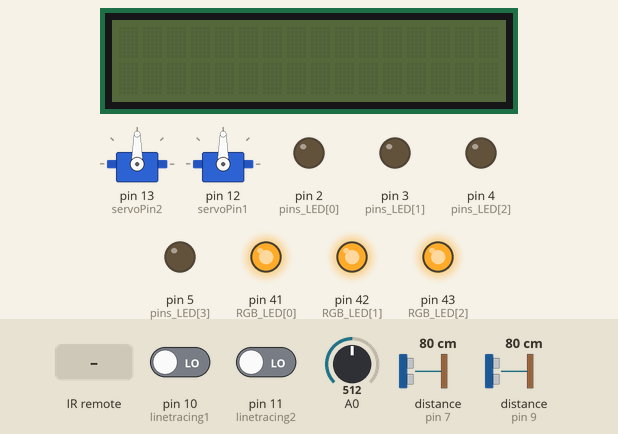
This sketch was run on a simulated Arduino Mega 2560, built with avr-gcc and run on an emulated ATmega2560. On the bench: 2 × servo, 16×2 character LCD, output pins drawn as LEDs (lit = HIGH). The inputs (shaded band) are chosen by the test bench; at power-on: distance to the obstacle (sensors on pin 7, pin 9) 80 cm, A0 = 512, pin 10 (linetracing1) LOW, pin 11 (linetracing2) LOW. The echo pulse lasts 58.3 µs per cm; pins used as bus, display or sensor lines are not drawn; what the sketch prints to the serial monitor is not drawn.

Above: at 1.2 s.
1.3 s: infrared code 0xFF30CF received
At 2.1 s:
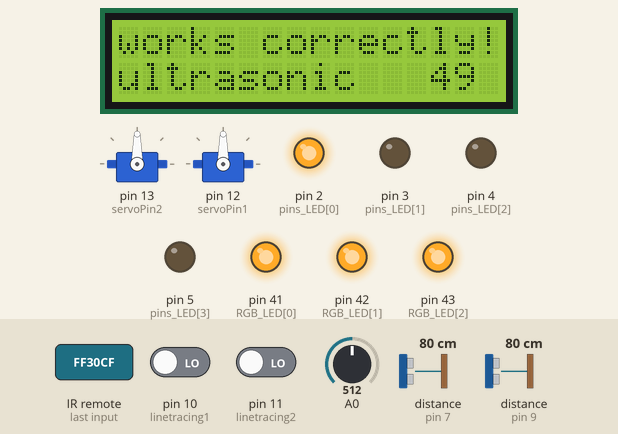
4.3 s: distance to the obstacle (sensor on pin 7) set to 2 cm
At 4.9 s:
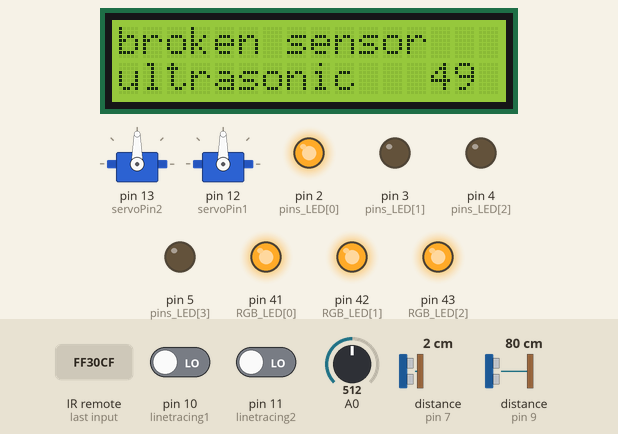
7.3 s: A0 set to 716
At 8.3 s:
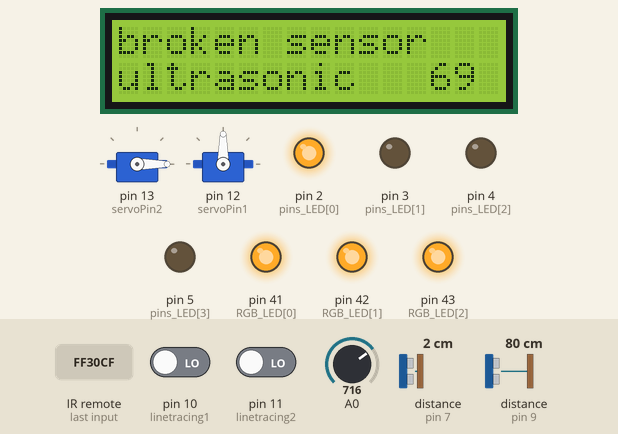
10.3 s: infrared code 0xFF18E7 received
At 12.7 s:
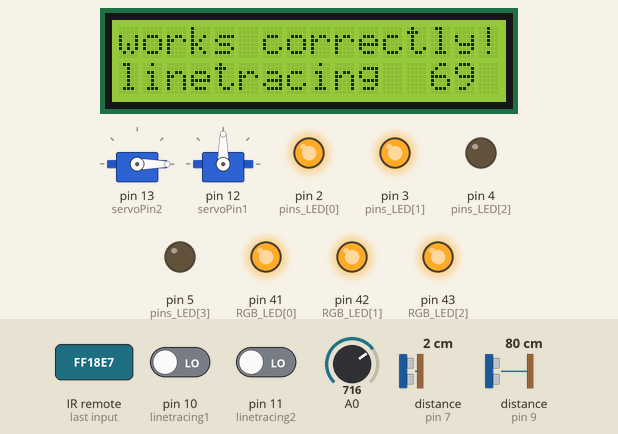
13.3 s: A0 set to 900
At 15.0 s:
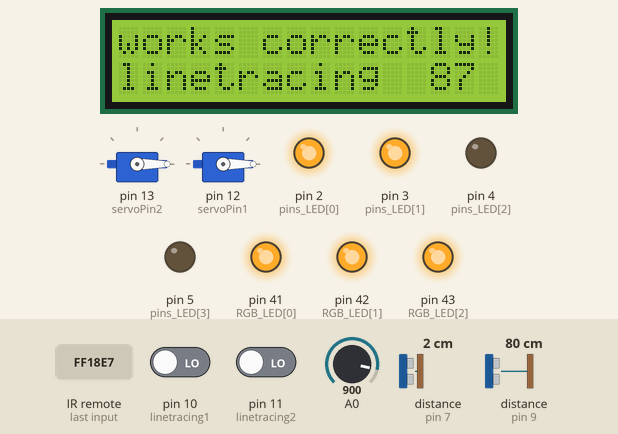
16.3 s: A0 set to 1023
At 17.2 s:
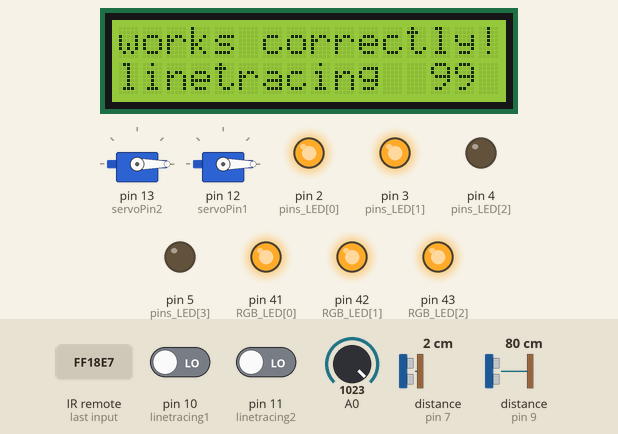
Timing chart, 0 to 20.3 s (numbered marks = the images above; inputs shaded):
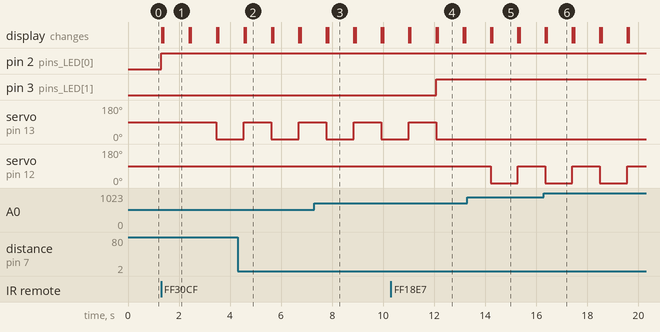

Measured:
- after the input at 1.3 s, pin 2 (pins_LED[0]): LOW → HIGH at once; servo on pin 13 (servoPin2): 90° → 0° after 2.2 s; the display: first changes at once (image 1 shows a later state)
- after the input at 4.3 s, the display: first differs from a run without the input after 0.32 s (image 2)
- after the input at 7.3 s, the display: first differs from a run without the input after 0.54 s (image 3)
- after the input at 10.3 s, pin 3 (pins_LED[1]): LOW → HIGH after 1.8 s
- after the input at 13.3 s, the display: first differs from a run without the input after 0.98 s (image 5)
- after the input at 16.3 s, the display: first differs from a run without the input after 0.12 s (image 6)
- by itself, servo on pin 12 (servoPin1): alternates 90° for 1.1 s and 0° for 1.1 s

The sketch:

code.ino
```cpp
#include <LiquidCrystal.h>
#include <Servo.h>
#include <IRremote.h>
//가변저항 a0
//air 57,58 y,n
//illum 55,56
Servo myServo;
Servo myServo2;
int servoPin1 = 12;
int servoPin2 = 13;
int buttons[] = {14, 15, 16, 17,18}; // 버튼 연결 핀
int pins_LED[] = {2, 3, 4, 5};
int trigPin_y = 6;
int echoPin_y = 7;
int trigPin_n = 8;
int echoPin_n = 9;
int linetracing1 = 10;
int linetracing2 = 11;
int state = -1;
int angle =0;
int angle1=0;
int RGB_LED[]={41,42,43};

LiquidCrystal lcd(44, 45, 46, 47, 48, 49);

int IRpin = 22;
IRrecv irrecv(IRpin);
decode_results results;

void setup() {
  Serial.begin(9600); // 시리얼 통신 초기화
  for (int i = 0; i < 5; i++) { // 버튼 연결 핀을 입력으로 설정
    pinMode(buttons[i], INPUT);
    digitalWrite(buttons[i],LOW);
  }
  for (int i = 0; i < 4; i++) {
    pinMode(pins_LED[i], OUTPUT);
    digitalWrite(pins_LED[i], LOW);
  }
  for (int i = 0; i < 3; i++) {
    pinMode(RGB_LED[i], OUTPUT);
    digitalWrite(RGB_LED[i],HIGH);
  }

  pinMode(trigPin_y, OUTPUT);
  pinMode(echoPin_y, INPUT);
  pinMode(trigPin_n, OUTPUT);
  pinMode(echoPin_n, INPUT);
  myServo.attach(servoPin2);
  myServo2.attach(servoPin1);
  pinMode(linetracing1,INPUT);
  pinMode(linetracing2,INPUT);
//digitalWrite(linetracing1,LOW);
//digitalWrite(linetracing2,LOW);
  irrecv.enableIRIn();
  //lcd.noDisplay();
}


void textLCD(int a,int b,int c){
  lcd.clear();
  lcd.begin(16, 2);

  if (a==1){
    lcd.setCursor(0,1);
    if (c==0){
      lcd.print("ultrasonic");
    }
    if (c==1){
      lcd.print("illuminance");
    }
    if (c==2){
      lcd.print("linetracing");
    }
    if (c==3){
      lcd.print("air");
    }
    lcd.setCursor(13,1);
    lcd.print(b);
    lcd.setCursor(0,0);
    lcd.print("works correctly!");
  }else{
    lcd.setCursor(0,1);
    if (c==0){
      lcd.print("ultrasonic");
    }
    if (c==1){
      lcd.print("illuminance");
    }
    if (c==2){
      lcd.print("linetracing");
    }
    if (c==3){
      lcd.print("air");
    }
    lcd.setCursor(13,1);
    lcd.print(b);
    lcd.setCursor(0,0);
    lcd.print("broken sensor");
  }

}

void show_linetracing(int a,int b){
  if(a==1){
    int trace_y = digitalRead(linetracing1);
    int trace_n = digitalRead(linetracing2);
    Serial.print(trace_y);
    Serial.print(trace_n);
    if (abs(trace_y-trace_n)<=b){
      textLCD(1,b,2);
    }else{
      textLCD(2,b,2);
    }
  }
}

void show_ultrasonic(int a,int b){
  if (a==1){

    digitalWrite(trigPin_y, HIGH);
    digitalWrite(trigPin_y, LOW);

    float duration_y = pulseIn(echoPin_y, HIGH);
    float distance_y = duration_y * 340 / 10000 / 2;

    digitalWrite(trigPin_n, HIGH);
    digitalWrite(trigPin_n, LOW);

    float duration_n = pulseIn(echoPin_n, HIGH);
    float distance_n = duration_n * 340 / 10000 / 2;
    Serial.println(duration_y);
    Serial.println(duration_n);
    if (abs(distance_y-distance_n)<=b){
      textLCD(1,b,0);
    }else{
      textLCD(2,b,0);
    }
  }
}
void show_illum(int a,int b){

  int reading1 = analogRead(55);
  int reading2 = analogRead(56);

  if (abs(reading1-reading2)<=b){
    textLCD(1,b,1);
  }else{
    textLCD(2,b,1);
  }
}
void air(int a,int b){

  int value_y = analogRead(57);
  int value_n = analogRead(58);

  if (abs(value_y-value_n)<=b){
    textLCD(1,b,3);
  }else{
    textLCD(2,b,3);
  }
}

void show_angle(int a){
  if (a==1){
    if (angle == 90) {
      angle = 0;
    }
    else if (angle == 0) {
      angle = 90;
    }
    myServo.write(angle);
  }
if (a==2){
    if (angle1 == 90) {
      angle1 = 0;
    }
    else if (angle1 == 0) {
      angle1 = 90;
    }
    myServo2.write(angle1);
  }
}

void reillum(){
  //for (int i = 0; i <= 255; i++) {
    analogWrite(RGB_LED[0], LOW);
    analogWrite(RGB_LED[1], LOW);
    analogWrite(RGB_LED[2], LOW);
   // delay(10);
  //}
}
void loop() {

          if (irrecv.decode(&results)) //IR리모컨 라이브러리 호출
            {
              //Serial.print(results.value);
            //Serial.print(1);
            lcd.clear();
            irrecv.resume();
            if(results.value==16724175){
              digitalWrite(pins_LED[0],HIGH);
              int i = 0;
              int cnt = 0;
            //int angle=0;
              while(i<10){
                int howmuch = map(analogRead(A0),0,1023,0,99);
                show_ultrasonic(1,howmuch);
                //time_previous = millis();
                delay(1000);
                show_angle(1);
                i=i+1;

              }
              //if(angle==90){
                //angle=0;
                //myServo.write(angle);
             // }
            }; // 버튼 상태 출력
            if(results.value==16718055){
              digitalWrite(pins_LED[1],HIGH);
              int i=0;
              int angle1=0;
              while(i<10){
                int howmuch = map(analogRead(A0),0,1023,0,99);
                show_linetracing(1,howmuch);
                //Serial.print(howmuch);
                delay(1000);
                show_angle(2);
                i=i+1;
              }
            }; // 버튼 상태 출력
            if(results.value==16743045){
              digitalWrite(pins_LED[2],HIGH);
              int i=0;
              while(i<10){
                analogWrite(RGB_LED[0], 0);
                analogWrite(RGB_LED[1], 0);
                analogWrite(RGB_LED[2], 0);
                //Serial.print(analogRead(RGB_LED[0]));
                //Serial.print( analogRead(RGB_LED[1]));
                //Serial.println( analogRead(RGB_LED[2]));
                int howmuch = map(analogRead(A0),0,1023,0,199);
                show_illum(1,howmuch);
                delay(1000);
                i=i+1;
              }
                analogWrite(RGB_LED[0], 255);
                analogWrite(RGB_LED[1], 255);
                analogWrite(RGB_LED[2], 255);
            }; // 버튼 상태 출력
            if(results.value==16716015){
              digitalWrite(pins_LED[3],HIGH);
              int i=0;
              while(i<10){
                int howmuch = map(analogRead(A0),0,1023,0,99);
                air(1,howmuch);
                delay(1000);
                i=i+1;
              }
        };
    }
  //delay(1000);
}
```
